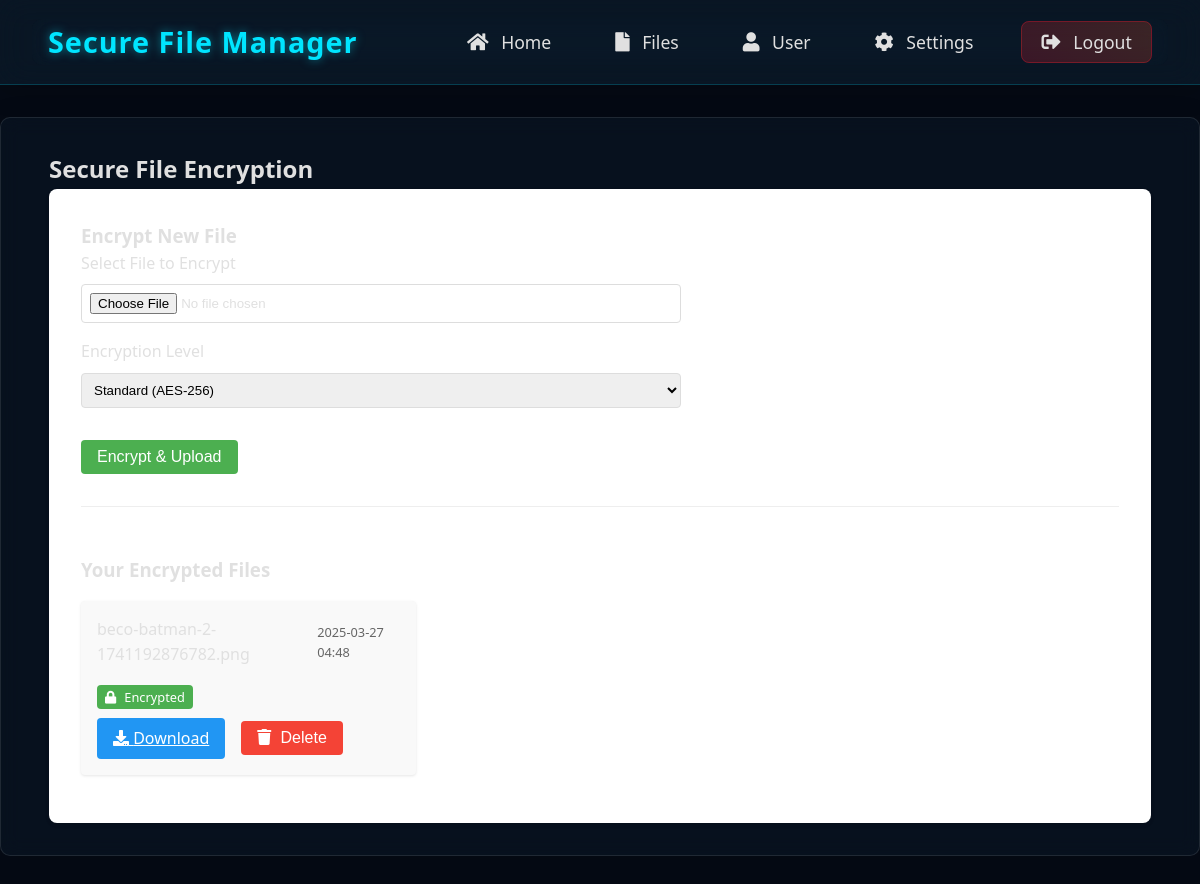
/dashboard (signed in), run on an earlier commit of the app's database.
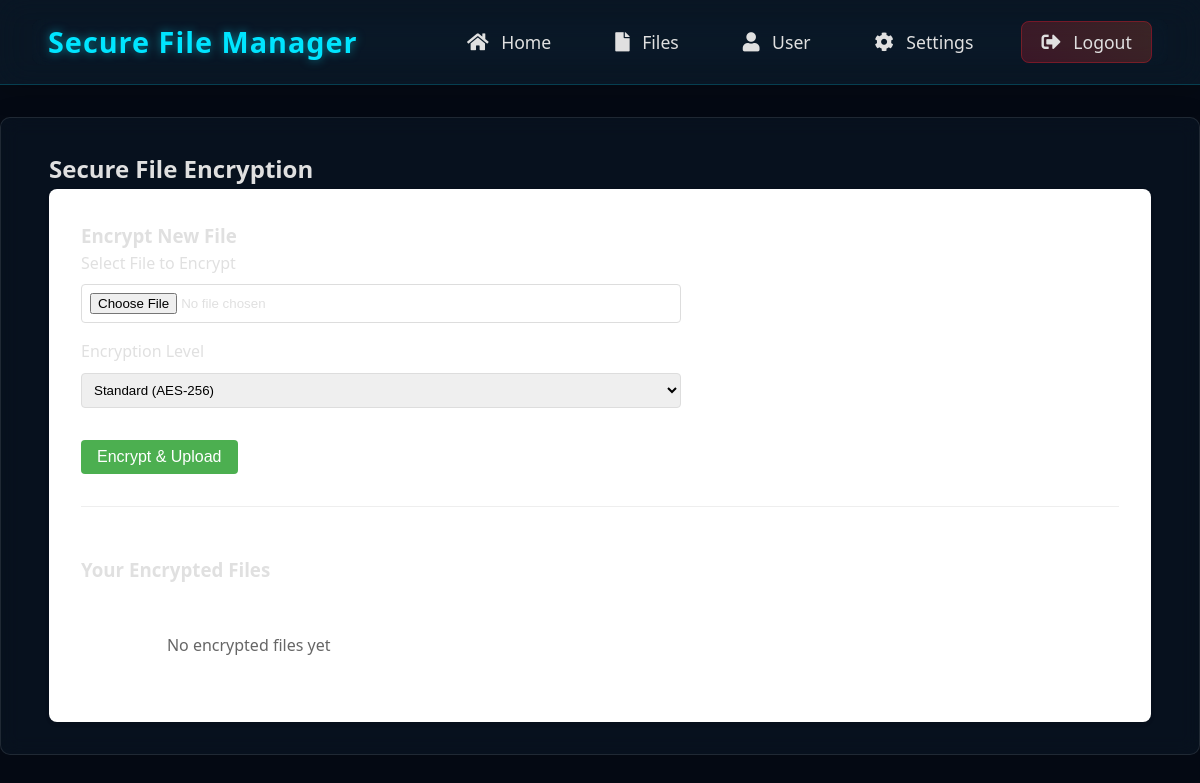
And on a later commit of the database.
### tables this page shows
CREATE TABLE files (
                    id TEXT PRIMARY KEY,
                    filename TEXT,
                    owner_id TEXT,
                    encrypted BOOLEAN,
                    created_at TEXT,
                    modified_at TEXT,
                    file_path TEXT UNIQUE
                );

### app.py (the view)
@app.route('/dashboard')
def dashboard():
    if 'token' not in session:
        return redirect(url_for('login'))
    user_context = auth_manager.security.verify_token(session['token'])
    if not user_context:
        flash('Session expired. Please login again.', 'error')
        return redirect(url_for('login'))
    try:
        with sqlite3.connect(file_manager.db_path) as conn:
            cursor = conn.execute("""
                SELECT id, filename, created_at, encrypted
                FROM files
                WHERE owner_id = ?
                ORDER BY created_at DESC
            """, (user_context['user_id'],))
            files = [
                {
                    'id': row[0],
                    'filename': row[1],
                    'date': datetime.fromisoformat(row[2]).strftime('%Y-%m-%d %H:%M'),
                    'encrypted': row[3]
                }
                for row in cursor.fetchall()
            ]
        return render_template('dashboard.html', files=files)
    except sqlite3.Error as e:
        flash('Error loading files. Please try again.', 'error')
        logging.error(f"Database error: {str(e)}")
        return render_template('dashboard.html', files=[])

### core/security.py (called while the page is built)
    def verify_token(self, token: str) -> dict:
        try:
            return jwt.decode(token, self.secret_key, algorithms=['HS256'])
        except jwt.InvalidTokenError:
            return None

### templates/dashboard.html (shortened to what this page needs)
{% extends "base.html" %}
{% block content %}
<div class="encryption-dashboard">
    <h2>Secure File Encryption</h2>
    <div class="encryption-container">
        <div class="upload-section">
            <h3>Encrypt New File</h3>
            <form action="{{ url_for('upload_file') }}" method="POST" enctype="multipart/form-data" class="encryption-form">
                <div class="form-group">
                    <label for="file">Select File to Encrypt</label>
                    <input type="file" id="file" name="file" required>
                </div>
                <div class="form-group">
                    <label for="encryption_level">Encryption Level</label>
                    <select name="encryption_level" id="encryption_level">
                        <option value="standard">Standard (AES-256)</option>
                    </select>
                </div>
                <button type="submit" class="btn btn-primary">Encrypt & Upload</button>
            </form>
        </div>
        <div class="encrypted-files">
            <h3>Your Encrypted Files</h3>
            <div class="files-grid">
                {% if files %}
                    {% for file in files %}
                    <div class="file-card">
                        <div class="file-info">
                            <span class="file-name">{{ file.filename }}</span>
                            <span class="encryption-date">{{ file.date }}</span>
                        </div>
                        <div class="encryption-details">
                            <span class="encryption-status">
                                <i class="fas fa-lock"></i> Encrypted
                            </span>
                        </div>
                        <div class="file-actions">
                            <a href="{{ url_for('download_file', file_id=file.id) }}" class="btn btn-secondary">
                                <i class="fas fa-download"></i> Download
                            </a>
                            <form action="{{ url_for('delete_file', file_id=file.id) }}" method="POST"
                                  onsubmit="return confirm('Are you sure you want to delete this file?');">
                                <button type="submit" class="btn btn-danger">
                                    <i class="fas fa-trash"></i> Delete
                                </button>
                            </form>
                        </div>
                    </div>
                    {% endfor %}
                {% else %}
                    <p class="no-files">No encrypted files yet</p>
                {% endif %}
            </div>
        </div>
    </div>
</div>
{% endblock %}

### templates/base.html (shortened to what this page needs)
<!DOCTYPE html>
<html lang="en">
<head>
    <link rel="stylesheet" href="{{ url_for('static', filename='css/style.css') }}">
    <link rel="stylesheet" href="https://cdnjs.cloudflare.com/ajax/libs/font-awesome/5.15.4/css/all.min.css">
</head>
<body>
    <div class="network-background">
    </div>
    <nav class="navbar">
        <div class="container">
            <a href="{{ url_for('index') }}" class="navbar-brand">Secure File Manager</a>
            <ul class="navbar-nav">
                <li><a href="{{ url_for('dashboard') }}"><i class="fas fa-home"></i> Home</a></li>
                <li><a href="{{ url_for('dashboard') }}"><i class="fas fa-file"></i> Files</a></li>
                <li><a href="#"><i class="fas fa-user"></i> User</a></li>
                <li><a href="#"><i class="fas fa-cog"></i> Settings</a></li>
                <li><a href="{{ url_for('logout') }}"><i class="fas fa-sign-out-alt"></i> Logout</a></li>
            </ul>
        </div>
    </nav>
    <div class="container">
        {% block content %}{% endblock %}
    </div>
</body>
</html>

### static/css/style.css (style rules this page uses)
:root { --primary-color: #4CAF50; --secondary-color: #2196F3; --danger-color: #f44336; --text-color: #333; --bg-color: #f5f5f5; }
* { margin: 0; padding: 0; box-sizing: border-box; }
body { font-family: 'Segoe UI', Tahoma, Geneva, Verdana, sans-serif; line-height: 1.6; background-color: var(--bg-color); color: var(--text-color); }
.navbar { background-color: white; padding: 1rem 2rem; box-shadow: 0 2px 4px rgba(0,0,0,0.1); display: flex; justify-content: space-between; align-items: center; }
.navbar-brand { font-size: 1.5rem; color: var(--text-color); text-decoration: none; flex-grow: 1; }
.navbar-nav { list-style: none; display: flex; gap: 1.5rem; justify-content: flex-end; flex-grow: 1; }
.navbar-nav li { display: inline; }
.navbar-nav a { color: var(--text-color); text-decoration: none; font-size: 1rem; transition: color 0.2s; }
.navbar-nav i { margin-right: 0.5rem; }
.container { max-width: 1200px; margin: 2rem auto; padding: 0 1rem; }
.form-group { margin-bottom: 1rem; }
.form-group label { display: block; margin-bottom: 0.5rem; }
.form-group input { width: 100%; padding: 0.5rem; border: 1px solid #ddd; border-radius: 4px; }
.btn { padding: 0.5rem 1rem; border: none; border-radius: 4px; cursor: pointer; font-size: 1rem; }
.btn-primary { background-color: var(--primary-color); color: white; }
.encryption-dashboard { padding: 2rem; }
.encryption-container { background: white; border-radius: 8px; box-shadow: 0 2px 4px rgba(0,0,0,0.1); padding: 2rem; }
.upload-section { margin-bottom: 3rem; padding-bottom: 2rem; border-bottom: 1px solid #eee; }
.encryption-form { max-width: 600px; }
.no-files { text-align: center; color: #666; padding: 2rem; }
select#encryption_level { width: 100%; padding: 0.5rem; border: 1px solid #ddd; border-radius: 4px; margin-bottom: 1rem; }
.files-grid { display: grid; grid-template-columns: repeat(auto-fill, minmax(250px, 1fr)); gap: 1rem; margin-top: 1rem; }
.network-background { position: fixed; top: 0; left: 0; width: 100%; height: 100%; background-color: #050a14; z-index: -1; overflow: hidden; }
.navbar { background: rgba(10, 25, 41, 0.8); backdrop-filter: blur(15px); -webkit-backdrop-filter: blur(15px); border-bottom: 1px solid rgba(0, 229, 255, 0.2); box-shadow: 0 4px 30px rgba(0, 0, 0, 0.2); padding: 1.2rem 2rem; position: sticky; top: 0; z-index: 100; display: flex; justify-content: space-between; align-items: center; width: 100%; }
.navbar .container { display: flex; justify-content: space-between; align-items: center; width: 100%; max-width: 1200px; margin: 0 auto; padding: 0 1rem; background: transparent; box-shadow: none; border: none; }
.navbar-brand { font-size: 1.8rem; color: #00e5ff; text-decoration: none; font-weight: bold; text-shadow: 0 0 10px rgba(0, 229, 255, 0.5); transition: all 0.3s; letter-spacing: 1px; margin-right: auto; }
.navbar-nav { list-style: none; display: flex; gap: 2rem; justify-content: flex-end; align-items: center; margin-left: auto; }
.navbar-nav a { color: #e0e0e0; text-decoration: none; font-size: 1.1rem; transition: all 0.3s; padding: 0.5rem 1rem; border-radius: 8px; position: relative; font-weight: 500; }
.navbar-nav a::after { content: ''; position: absolute; width: 0; height: 2px; bottom: 0; left: 50%; background-color: #00e5ff; transition: all 0.3s ease; transform: translateX(-50%); }
.navbar-nav i { margin-right: 0.5rem; font-size: 1.2rem; }
.navbar-nav li:last-child a { background: linear-gradient(45deg, rgba(255, 26, 48, 0.2), rgba(255, 90, 37, 0.2)); border: 1px solid rgba(255, 26, 48, 0.3); padding: 0.5rem 1.2rem; border-radius: 8px; transition: all 0.3s; }
.navbar-nav li:last-child a::after { display: none; }
.container { background: rgba(10, 25, 41, 0.5); backdrop-filter: blur(10px); -webkit-backdrop-filter: blur(10px); border-radius: 10px; border: 1px solid rgba(255, 255, 255, 0.1); box-shadow: 0 4px 30px rgba(0, 0, 0, 0.1); color: #e0e0e0; }

What changed in the data, as far as the page shows it:
removed files: filename "beco-batman-2-1741192876782.png", date "2025-03-27 04:48"
Also different on the page:
text now shown: "No encrypted files yet"
